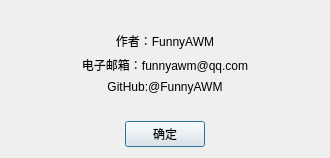
<?xml version="1.0" encoding="UTF-8"?>
<ui version="4.0">
 <class>AboutPageClass</class>
 <widget class="QDialog" name="AboutPageClass">
  <property name="geometry">
   <rect>
    <x>0</x>
    <y>0</y>
    <width>330</width>
    <height>158</height>
   </rect>
  </property>
  <property name="windowTitle">
   <string>关于</string>
  </property>
  <layout class="QGridLayout" name="gridLayout">
   <item row="0" column="0">
    <layout class="QVBoxLayout" name="verticalLayout">
     <item>
      <spacer name="verticalSpacer">
       <property name="orientation">
        <enum>Qt::Orientation::Vertical</enum>
       </property>
       <property name="sizeHint" stdset="0">
        <size>
         <width>20</width>
         <height>40</height>
        </size>
       </property>
      </spacer>
     </item>
     <item>
      <widget class="QLabel" name="label">
       <property name="text">
        <string>作者：FunnyAWM</string>
       </property>
       <property name="alignment">
        <set>Qt::AlignmentFlag::AlignCenter</set>
       </property>
      </widget>
     </item>
     <item>
      <widget class="QLabel" name="label_2">
       <property name="text">
        <string>电子邮箱：funnyawm@qq.com</string>
       </property>
       <property name="alignment">
        <set>Qt::AlignmentFlag::AlignCenter</set>
       </property>
      </widget>
     </item>
     <item>
      <widget class="QLabel" name="label_3">
       <property name="text">
        <string>GitHub:@FunnyAWM</string>
       </property>
       <property name="alignment">
        <set>Qt::AlignmentFlag::AlignCenter</set>
       </property>
      </widget>
     </item>
     <item>
      <spacer name="verticalSpacer_2">
       <property name="orientation">
        <enum>Qt::Orientation::Vertical</enum>
       </property>
       <property name="sizeHint" stdset="0">
        <size>
         <width>20</width>
         <height>40</height>
        </size>
       </property>
      </spacer>
     </item>
     <item>
      <layout class="QHBoxLayout" name="horizontalLayout_3">
       <item>
        <spacer name="horizontalSpacer">
         <property name="orientation">
          <enum>Qt::Orientation::Horizontal</enum>
         </property>
         <property name="sizeHint" stdset="0">
          <size>
           <width>40</width>
           <height>20</height>
          </size>
         </property>
        </spacer>
       </item>
       <item>
        <widget class="QPushButton" name="pushButton">
         <property name="text">
          <string>确定</string>
         </property>
        </widget>
       </item>
       <item>
        <spacer name="horizontalSpacer_2">
         <property name="orientation">
          <enum>Qt::Orientation::Horizontal</enum>
         </property>
         <property name="sizeHint" stdset="0">
          <size>
           <width>40</width>
           <height>20</height>
          </size>
         </property>
        </spacer>
       </item>
      </layout>
     </item>
    </layout>
   </item>
  </layout>
 </widget>
 <layoutdefault spacing="6" margin="11"/>
 <resources/>
 <connections>
  <connection>
   <sender>pushButton</sender>
   <signal>clicked()</signal>
   <receiver>AboutPageClass</receiver>
   <slot>close()</slot>
   <hints>
    <hint type="sourcelabel">
     <x>305</x>
     <y>261</y>
    </hint>
    <hint type="destinationlabel">
     <x>301</x>
     <y>145</y>
    </hint>
   </hints>
  </connection>
  <connection>
   <sender>pushButton</sender>
   <signal>clicked()</signal>
   <receiver>AboutPageClass</receiver>
   <slot>deleteLater()</slot>
   <hints>
    <hint type="sourcelabel">
     <x>165</x>
     <y>135</y>
    </hint>
    <hint type="destinationlabel">
     <x>164</x>
     <y>78</y>
    </hint>
   </hints>
  </connection>
 </connections>
</ui>
